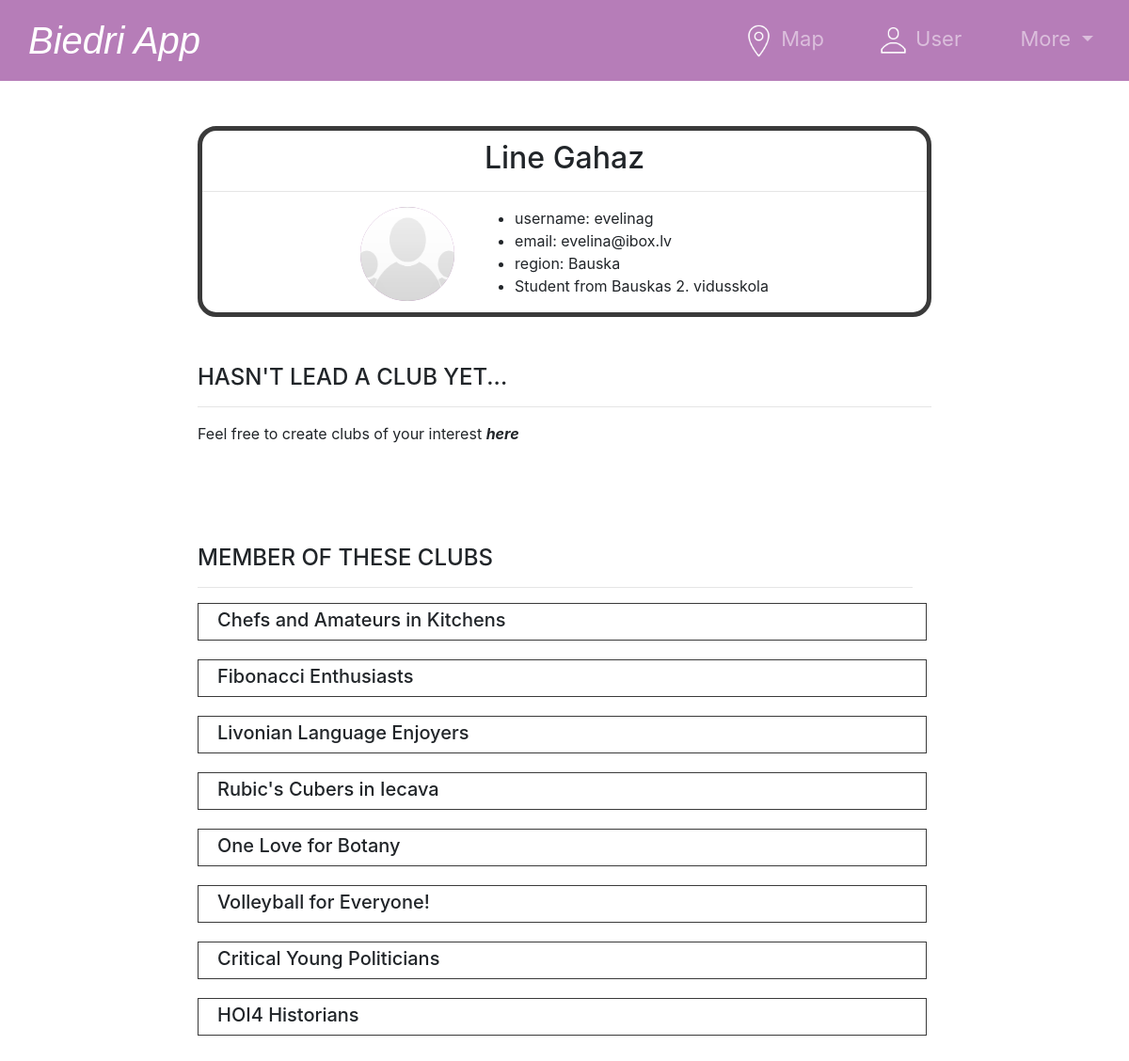
Screenshot of /profile/evelinag-63a2e6 (signed in) with the database file from the repository.
### tables this page shows
CREATE TABLE "users" (
	"id"	INTEGER,
	"name"	TEXT NOT NULL,
	"surname"	TEXT NOT NULL,
	"username"	TEXT NOT NULL UNIQUE,
	"password"	TEXT NOT NULL,
	"email"	TEXT NOT NULL UNIQUE,
	"region"	TEXT NOT NULL,
	"school"	TEXT NOT NULL,
	"photo"	INTEGER,
	"last_edited"	TEXT,
	"slug"	TEXT UNIQUE,
	"deleted_at"	TEXT DEFAULT NULL,
	PRIMARY KEY("id" AUTOINCREMENT)
);

CREATE TABLE "clubs" (
	"id"	INTEGER,
	"leader_id"	BLOB,
	"name"	TEXT UNIQUE,
	"category"	TEXT,
	"photo"	TEXT,
	"description"	TEXT,
	"school"	TEXT,
	"goal"	TEXT,
	"slug"	TEXT UNIQUE,
	"deleted_at"	TEXT,
	"latitude"	REAL,
	"longitude"	REAL,
	PRIMARY KEY("id" AUTOINCREMENT)
);

### app.py (the view)
@app.route('/profile/<slug>')
@login_required
def profile(slug):
    try:
        conn = get_db_connection()
        cursor = conn.cursor()
        user = cursor.execute("SELECT * FROM users WHERE slug = ?", (slug,)).fetchone()
        joined = cursor.execute("""
                                    SELECT c.*
                                    FROM clubs c
                                    JOIN members m ON c.id = m.club_id
                                    WHERE m.user_id = ?
                                        AND c.deleted_at IS NULL
                                """, (user["id"],)).fetchall()
        owned = cursor.execute("SELECT * FROM clubs WHERE leader_id = ? AND deleted_at IS NULL", (user["id"],)).fetchall()
        return render_template("profile.html", user=user, joined=joined, owned=owned)
    except sqlite3.Error as e:
        return error(f"{e}", 500)
    finally:
        conn.close()

### app.py (called while the page is built)
def get_db_connection():
    conn = sqlite3.connect(db)
    conn.row_factory = sqlite3.Row
    return conn

@app.after_request
def after_request(response):
    response.headers["Cache-Control"] = "no-cache, no-store, must-revalidate"
    response.headers["Expires"] = 0
    response.headers["Pragma"] = "no-cache"
    return response

### helpers.py (called while the page is built)
def login_required(f):
    @wraps(f)
    def decorated_function(*args, **kwargs):
        if session.get("user_id") is None:
            return redirect("/login")
        return f(*args, **kwargs)
    return decorated_function

### templates/profile.html (shortened to what this page needs)
{% extends "layout.html" %}
{% block main %}
<div class="without-underline">
    <div class="profile-box">
        <div class="text-center">
            <h2 class="title">{{user["name"]}} {{user["surname"]}}</h2>
            <hr>
        </div>
        <div class="d-flex justify-content-center">
            <div class="profile-picture-container mr-4">
                <img src="{% if user['photo'] is none %}
                                {{ url_for('static', filename='files/system_pictures/jive-sgroup-default-portrait-large.png') }}
                            {% else %}
                                {{ url_for('static', filename='files/user_profile_pictures/' + user['photo']) }}
                            {% endif %}"
                    alt="Profile Picture" class="profile-picture">
            </div>
            <ul>
                <li>username: {{user["username"]}}</li>
                <li>email: {{user["email"]}}</li>
                <li>region: {{user["region"]}}</li>
                <li>Student from {{user["school"]}}</li>
            </ul>
        </div>
    </div>
    {% if not owned %}
        <h4 class="subtitle">HASN'T LEAD A CLUB YET...</h4>
        <hr>
        <p>Feel free to create clubs of your interest <em><strong><a href="/create">here</a></strong> </em></p>
    {% endif %}
    <div class="manage-container">
        <div class="manage-clubs">
            {% if not joined %}
            <h4 class="subtitle">HASN'T JOINED A CLUB YET...</h4>
            <hr>
            <p>Feel free to find clubs of your interest <em><strong><a href="/">here</a></strong> </em></p>
            {% else %}
            <h4 class="subtitle">MEMBER OF THESE CLUBS</h4>
            <hr>
                {% for club in joined %}
                <a href="/club/{{ club['slug'] }} ">
                    <div class="club-row row">
                        <div class="col-9 ">
                            <h5 class="card-title text-truncate-1-line">{{ club["name"] }}</h5>
                        </div>
                    </div>
                </a>
                {% endfor %}
            {% endif %}
        </div>
    </div>
</div>
{% endblock %}

### static/styles.css (style rules this page uses)
:root { --primary-color: rgb(116, 6, 120); --primary-color-faded: rgba(116, 6, 120, 0.523); --normal-color: #3a3a3a; --normal-color-faded: #3a3a3a7e; --new-color: #73b649; --new-color-faded: #73b64983; --favorite-color: rgba(204, 49, 49); --favorite-color-faded: rgba(204, 49, 49, 0.473); }
.profile-box { border: 5px solid var(--normal-color); border-radius: 20px; }
html { overflow-y: scroll; }
.profile-picture-container { width: 100px; height: 100px; border-radius: 50%; overflow: hidden; position: relative; cursor: pointer; display: flex; justify-content: center; align-items: center; margin: 0; padding: 0; background-color: var(--primary-color-faded); }
.profile-picture { width: 100%; height: 100%; object-fit: cover; }
.text-truncate-1-line { max-width: 100% !important; white-space: nowrap !important; overflow: hidden !important; text-overflow: ellipsis !important; }
.manage-container { padding: 40px 0 200px 0 !important; margin-right: 20px; }
.subtitle { padding-bottom: 0px; padding-top: 50px; }
.title { padding-top: 10px !important; padding-bottom: 0px !important; }
.club-row { border: 1px solid var(--normal-color); height: 40px; margin-bottom: 20px; padding: 5px 5px 5px 5px; margin-left: 0px !important; }
.without-underline a { text-decoration: none !important; color: inherit !important; }

### rows the page displays
users: name "Line", surname "Gahaz", username "evelinag", email "evelina@ibox.lv", region "Bauska", school "Bauskas 2. vidusskola"
clubs: name "Chefs and Amateurs in Kitchens"
clubs: name "Fibonacci Enthusiasts"
clubs: name "Livonian Language Enjoyers"
clubs: name "Rubic's Cubers in Iecava"
clubs: name "One Love for Botany"
clubs: name "Volleyball for Everyone!"
clubs: name "Critical Young Politicians"
clubs: name "HOI4 Historians"
